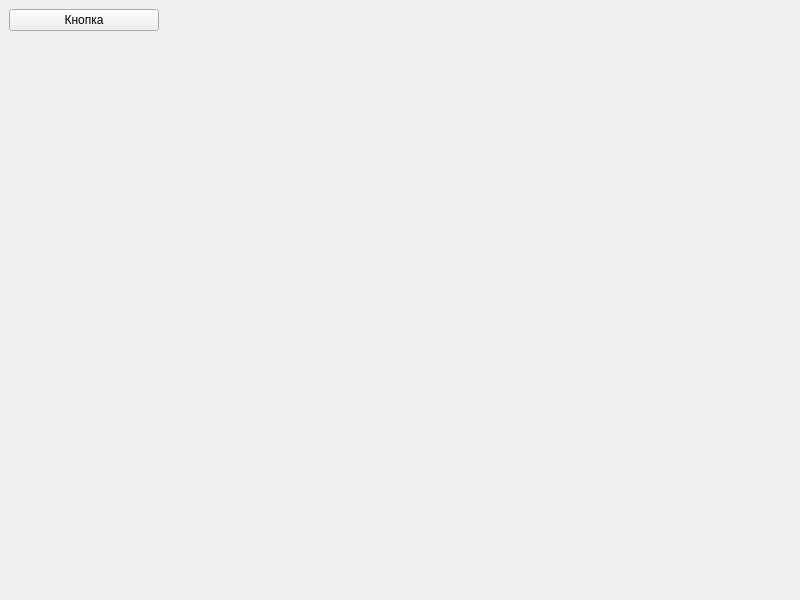
<?xml version="1.0" encoding="UTF-8"?>
<ui version="4.0">
 <class>MainWindow</class>
 <widget class="QMainWindow" name="MainWindow">
  <property name="geometry">
   <rect>
    <x>0</x>
    <y>0</y>
    <width>800</width>
    <height>600</height>
   </rect>
  </property>
  <property name="windowTitle">
   <string>Git и желтые окружности</string>
  </property>
  <widget class="QWidget" name="centralwidget">
   <layout class="QVBoxLayout" name="verticalLayout">
    <item>
     <widget class="QPushButton" name="pushButton">
      <property name="maximumSize">
       <size>
        <width>150</width>
        <height>16777215</height>
       </size>
      </property>
      <property name="text">
       <string>Кнопка</string>
      </property>
     </widget>
    </item>
    <item>
     <spacer name="verticalSpacer">
      <property name="orientation">
       <enum>Qt::Vertical</enum>
      </property>
      <property name="sizeHint" stdset="0">
       <size>
        <width>20</width>
        <height>40</height>
       </size>
      </property>
     </spacer>
    </item>
   </layout>
  </widget>
 </widget>
 <resources/>
 <connections/>
</ui>
